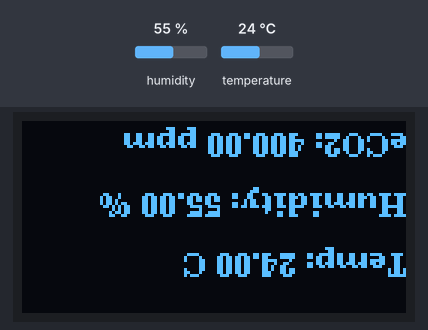
Recording of a sketch running on a simulated ESP32. On the bench: 128×64 one-colour display. Inputs (shaded band) come from the test bench; at power-on: humidity 55 %, temperature 24 °C. WiFi joins after 1.5 s; servers stay silent unless stated; what the sketch prints to the serial monitor is not drawn.

Above: at 3.9 s.
4.0 s: humidity set to 22 %
At 7.1 s:
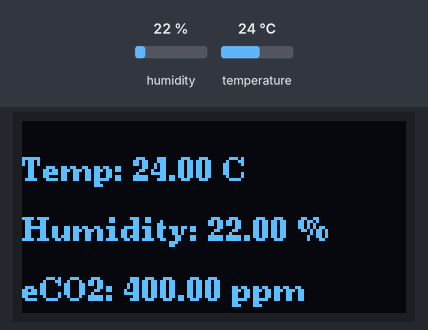
7.8 s: temperature set to 12 °C
At 10.5 s:
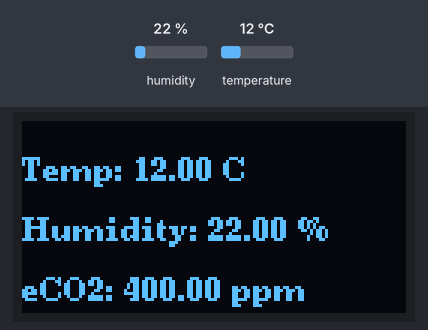
10.8 s: humidity set to 40 %
At 12.8 s:
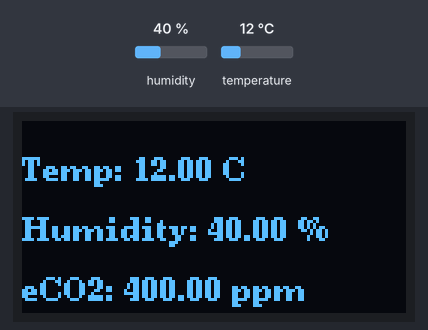
13.8 s: temperature set to 19 °C
Timing chart, 0 to 16.8 s (numbered marks = the images above; inputs shaded):
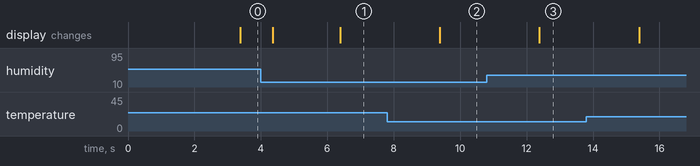

The sketch:

dht11_oled_and_ccs811_with_blynk_IoT_and_thingSpeak.ino
```cpp
/*************************************************************
  Demo combining DHT11, CCS811, OLED, Blynk, and ThingSpeak.
 *************************************************************/

// Blynk credentials
#define BLYNK_TEMPLATE_ID           "TMPL2kXYQfzOa"
#define BLYNK_TEMPLATE_NAME         "Tempidity Sensor"
#define BLYNK_AUTH_TOKEN            "K-RIbY4Xwiafj4WyQeLFu0_Fo-kawxa1"

// WiFi credentials
char ssid[] = "Fios-3LcLc";
char pass[] = "was55buy742paly";

#define BLYNK_PRINT Serial  // Enable printing for debugging

#include <WiFi.h>
#include <WiFiClient.h>
#include <BlynkSimpleEsp32.h>
#include <ThingSpeak.h>
#include <U8g2lib.h>
#include <DHT.h>
#include <Wire.h>
#include <Adafruit_CCS811.h>

// DHT11 sensor
#define DHTPIN 4
#define DHTTYPE DHT11
DHT dht(DHTPIN, DHTTYPE);

// OLED Pin Definitions
#define OLED_DC 16
#define OLED_CS 5
#define OLED_RESET 17

// CCS811 Pin Definitions
#define RST_PIN 33  // CCS811 reset pin

// Initialize the OLED display (SPI mode)
U8G2_SH1106_128X64_NONAME_F_4W_HW_SPI u8g2(U8G2_R0, OLED_CS, OLED_DC, OLED_RESET);

// CCS811 sensor
Adafruit_CCS811 ccs;

// ThingSpeak settings
WiFiClient client;
unsigned long myChannelNumber = 2697252;  // Your ThingSpeak Channel Number
const char *myWriteAPIKey = "QDD8GRVVOR373RH0";  // ThingSpeak API key

// Blynk timer
BlynkTimer timer;

// Function to send data to ThingSpeak
void sendToThingSpeak(float humidity, float temperature, float eco2, float tvoc) {
  ThingSpeak.setField(1, humidity);
  ThingSpeak.setField(2, temperature);
  ThingSpeak.setField(3, eco2);
  ThingSpeak.setField(4, tvoc);
  int response = ThingSpeak.writeFields(myChannelNumber, myWriteAPIKey);
  if (response == 200) {
    Serial.println("Data sent to ThingSpeak successfully.");
  } else {
    Serial.println("Failed to send data to ThingSpeak. HTTP error: " + String(response));
  }
}

// Function to update Blynk and OLED display
void updateBlynkAndScreen() {
  float humidity = dht.readHumidity();
  float temperature = dht.readTemperature();

  // Read CCS811 sensor data
  float eco2 = ccs.geteCO2();
  float tvoc = ccs.getTVOC();

  if (isnan(humidity) || isnan(temperature)) {
    Serial.println("Failed to read from DHT sensor!");
    return;
  }

  // Update Blynk
  Blynk.virtualWrite(V0, humidity);
  Blynk.virtualWrite(V1, temperature);
  Blynk.virtualWrite(V2, eco2);
  Blynk.virtualWrite(V3, tvoc);

  // Update OLED display
  u8g2.clearBuffer();
  u8g2.setFont(u8g2_font_ncenB08_tr);

  // Display temperature, humidity, eCO2, and TVOC
  u8g2.setCursor(0, 20);
  u8g2.print("Temp: ");
  u8g2.print(temperature);
  u8g2.print(" C");

  u8g2.setCursor(0, 40);
  u8g2.print("Humidity: ");
  u8g2.print(humidity);
  u8g2.print(" %");

  u8g2.setCursor(0, 60);
  u8g2.print("eCO2: ");
  u8g2.print(eco2);
  u8g2.print(" ppm");

  u8g2.setCursor(0, 80);
  u8g2.print("TVOC: ");
  u8g2.print(tvoc);
  u8g2.print(" ppb");

  // Flip the screen
  u8g2.setFlipMode(true); // Change to false for normal
  u8g2.sendBuffer();

  // Send data to ThingSpeak
  sendToThingSpeak(humidity, temperature, eco2, tvoc);
}

// Setup function
void setup() {
  Serial.begin(115200);

  // Initialize DHT11 and OLED
  dht.begin();
  u8g2.begin();

  // Initialize CCS811 sensor
  if (!ccs.begin()) {
    Serial.println("Failed to start CCS811 sensor! Check wiring.");
    while (1);
  }

  // Reset CCS811
  pinMode(RST_PIN, OUTPUT);
  digitalWrite(RST_PIN, HIGH);

  // Connect to WiFi
  WiFi.begin(ssid, pass);
  while (WiFi.status() != WL_CONNECTED) {
    delay(1000);
    Serial.println("Connecting to WiFi...");
  }
  Serial.println("Connected to WiFi");

  // Initialize ThingSpeak
  ThingSpeak.begin(client);

  // Connect to Blynk
  Blynk.begin(BLYNK_AUTH_TOKEN, ssid, pass);

  // Set intervals for updating Blynk, OLED, and ThingSpeak
  timer.setInterval(1000L, updateBlynkAndScreen);  // Update every second
}

// Main loop
void loop() {
  Blynk.run();
  timer.run();
}
```

Measured:
- after the input at 4.0 s, the display: first differs from a run without the input after 2.4 s (image 1)
- after the input at 7.8 s, the display: changes after 1.6 s (image 2)
- after the input at 10.8 s, the display: changes after 1.6 s (image 3)
